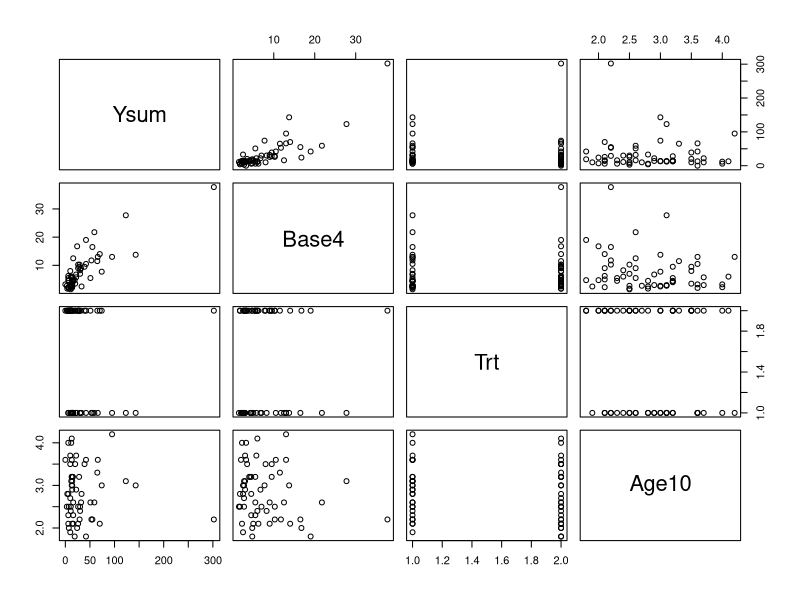

Generate this figure with R:
library(robustbase)


### Name: epilepsy
### Title: Epilepsy Attacks Data Set
### Aliases: epilepsy
### Keywords: datasets

### ** Examples

data(epilepsy)
str(epilepsy)
pairs(epilepsy[,c("Ysum","Base4","Trt","Age10")])

Efit1 <- glm(Ysum ~ Age10 + Base4*Trt, family=poisson, data=epilepsy)
summary(Efit1)

## Robust Fit :
Efit2 <- glmrob(Ysum ~ Age10 + Base4*Trt, family=poisson, data=epilepsy,
                method = "Mqle",
                tcc=1.2, maxit=100)
summary(Efit2)
